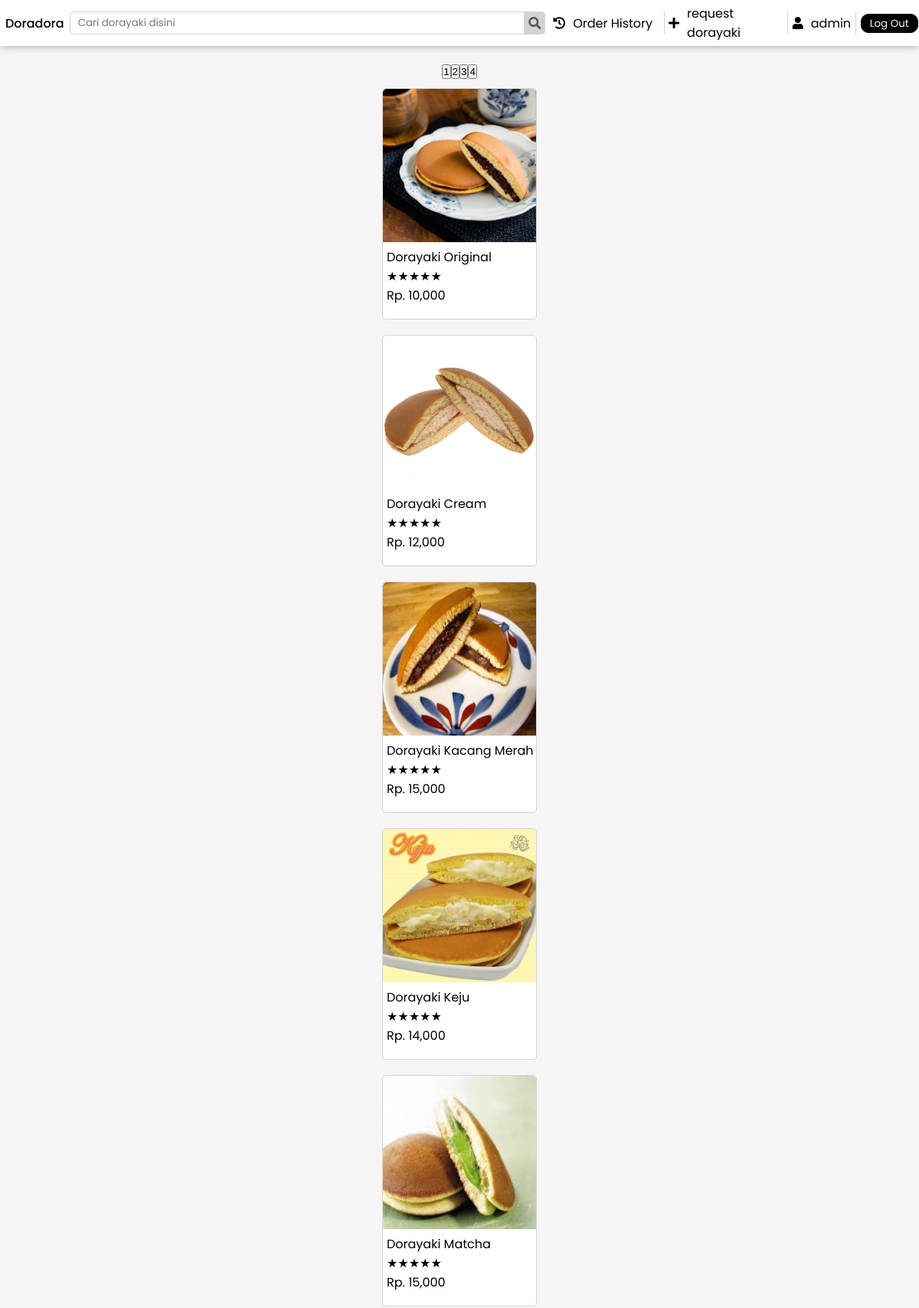
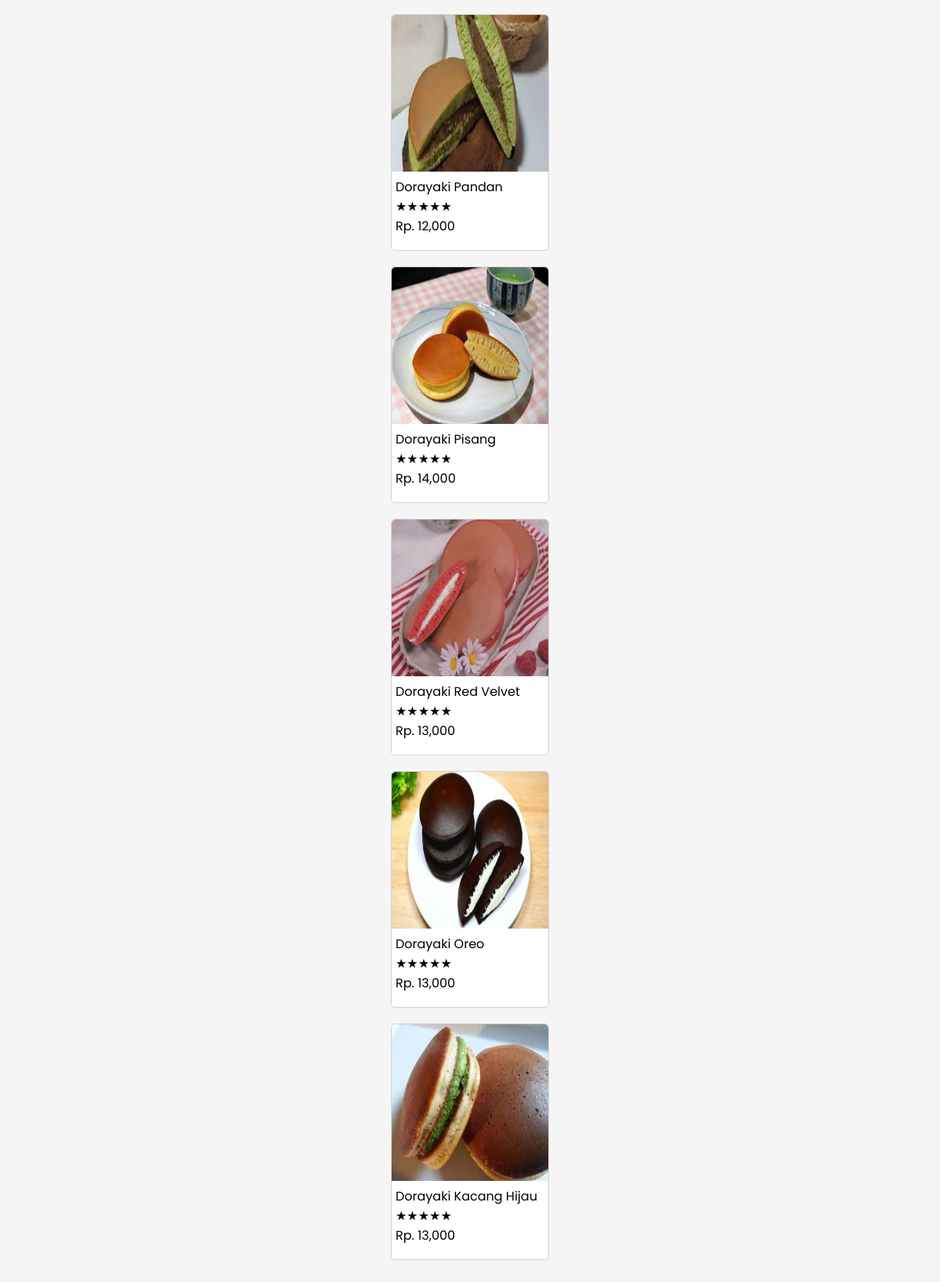
The page / (signed in) on the database its author committed (2 pictures, top to bottom).
### tables this page shows
CREATE TABLE "item" (
	"idItem"	TEXT NOT NULL,
	"namaItem"	TEXT NOT NULL,
	"deskripsi"	TEXT,
	"harga"	INTEGER NOT NULL,
	"stok"	INTEGER NOT NULL,
	"gambar"	BLOB NOT NULL,
	"available"	INTEGER NOT NULL DEFAULT 1
);

### check/db-index.php (called while the page is built, shortened)
<?php
function loadAllItem() {
    $db = new SQLite3($GLOBALS['db']);
    $query = $db->query("SELECT * FROM item a NATURAL JOIN (SELECT idItem FROM item_quantity GROUP BY idItem ORDER BY SUM(quantity) DESC) b;");
    $data = array();
    $query2 = $db->query("SELECT * FROM item a WHERE idItem NOT IN (SELECT idItem FROM item_quantity);");
    while ($row = $query2->fetchArray(SQLITE3_ASSOC)) {
        array_push($data, $row);
    }
    return $data;
}
function loadAllItemPagination($start, $perPage) {
    $db = new SQLite3($GLOBALS['db']);
    $query = $db->query("SELECT * FROM item a NATURAL JOIN (SELECT idItem FROM item_quantity GROUP BY idItem ORDER BY SUM(quantity) DESC) b;");
    $data = array();
    $query2 = $db->query("SELECT * FROM item a WHERE idItem NOT IN (SELECT idItem FROM item_quantity);");
    while ($row = $query2->fetchArray(SQLITE3_ASSOC)) {
        array_push($data, $row);
    }
    $paginationData = array();
    for ($i = $start; $i < $start + $perPage; $i++){
        if($i < count($data)){
            array_push($paginationData, $data[$i]);
        }
    }
    return $paginationData;
}
?>

### index.php (the view, shortened to what this page needs)
<?php
    require_once("./check/db-index.php");
    if (isset($_SESSION['isAdmin'])) {
        $isAdmin = $_SESSION['isAdmin'];
    } else {
        $isAdmin = -1;
    }
    $perPage = 10;
    $page = isset($_GET["halaman"]) ? (int)$_GET['halaman'] : 1;
    $start = ($page > 1) ? ($page * $perPage) - $perPage : 0;
    ?>
<!DOCTYPE html>
<html lang="en">
  <head>
    <link rel="stylesheet" href="https://cdnjs.cloudflare.com/ajax/libs/font-awesome/5.15.1/css/all.min.css" />
    <link rel="stylesheet" href="./css/header-user.css" />
    <link rel="stylesheet" href="./css/index.css" />
  </head>
  <body onload="renderHeader(<?= $isAdmin?>, 1)">
    <div class="header">
        <div class="header-brand" onclick="goToHomeFromHome()">
            Doradora
        </div>
        <div class="header-search">
            <form action="./pages/search-result.php" id="search-form" name="search-form" method="GET">
                <input type="text" name="search-query" placeholder="Cari dorayaki disini">
                <div class="search-icon" onclick="submitSearch()"><i class="fas fa-search"></i></div>
            </form>
        </div>
        <div id="header-user-admin"></div>
        <div class="header-user">
            <i class="fas fa-user"></i>
            <?php if (isset($_SESSION['username'])) {?>
                <p><?= $_SESSION['username'] ?></p>
            <?php } else { ?>
                <p>Guest</p>
            <?php } ?>
        </div>
        <div class="login-logout">
            <form method="POST">
                <?php if (isset($_SESSION['username'])) {?>
                    <input type='submit' name='logout-btn' id='logout-btn' value="Log Out"/>
                <?php } else { ?>
                    <input type='submit' name='login-btn' id='login-btn' value="Log In" />
                <?php } ?>
            </form>
        </div>
    </div>
    <div class="product-container">
        <div class="product">
            <?php
                require_once("./check/db-index.php");
                if ($isAdmin == 1) {
                    $itemArray_ = loadAllItem();
                    $itemArray = loadAllItemPagination($start, $perPage);
                    $total = count($itemArray_);
                    $pages = ceil($total/$perPage);
                }
                else{
                    $itemArray_ = loadAllAvailableItem();
                    $itemArray = loadAllAvailableItemPagination($start, $perPage);
                    $total = count($itemArray_);
                    $pages = ceil($total/$perPage);
                }
                ?>
                <div class="pagination">
                     <?php for($i = 1; $i <= $pages; $i++) {?>
                        <form method="GET">
                            <button type="submit" name="page-btn"><?= $i ?></button>
                        </form>
                        <?php }?>
                </div>
            <?php for($i = 0; $i < count($itemArray); $i++) {?>
                <form action="./pages/product-details.php" method="GET" name="itemForm" id="itemForm-<?=$i?>" class="itemForm">
                    <div class="product-card" onclick="submitData(<?=$i?>)">
                        <img src=<?= $itemArray[$i]["gambar"]?> alt="Gambar tidak tersedia.">
                        <p><?= $itemArray[$i]["namaItem"]?></p>
                        <p>★★★★★</p>
                        <p>Rp. <?= number_format($itemArray[$i]["harga"])?></p>
                    </div>
                </form>
            <?php } ?>
        </div>
    </div>
  </body>
</html>

### css/header-user.css (style rules this page uses)
*, *::before, *::after { margin: 0; padding: 0; }
body { font-family: "Poppins", sans-serif; background-color: whitesmoke; }
.header { display: flex; align-items: center; background-color: white; height: 60px; width: 100%; position: fixed; z-index: 999; box-shadow: 0 1px 10px -2px gray; }
.header-brand { cursor: pointer; font-weight: 500; width: 175px; text-align: center; }
.header-search { display: flex; align-items: center; justify-content: center; width: 100%; height: 30px; }
#search-form { display: inherit; align-items: inherit; justify-content: inherit; width: 100%; }
#search-form > input { outline: none; height: 28px; width: 100%; border: 1px solid lightgray; border-radius: 5px 0 0 5px; padding: 0 10px; font-family: "Poppins", sans-serif; margin: 0; }
.search-icon { background-color: lightgray; height: 30px; width: 30px; display: flex; align-items: center; justify-content: center; border-radius: 0 5px 5px 0; color: rgb(85, 85, 85); }
#header-user-admin { display: flex; height: 100%; align-items: center; }
.header-user, .header-history, .header-add-variant { display: flex; align-items: center; justify-content: center; background: linear-gradient(gray 0 0) bottom / var(--d, 0) 3px no-repeat; transition: 0.3s; height: 100%; cursor: pointer; width: 150px; }
.header-user > p, .header-history > p, .header-add-variant > p { margin-left: 10px; }
.login-logout { width: 150px; display: flex; align-items: center; justify-content: center; }
#login-btn, #logout-btn { outline: none; height: 25px; width: 75px; border-radius: 10px; border: 1px solid black; font-family: "Poppins", sans-serif; background-color: black; color: white; cursor: pointer; transition: 0.5; }

### css/index.css (style rules this page uses)
body { font-family: "Poppins", sans-serif; }
.product { display: flex; flex-wrap: wrap; justify-content: center; padding: 0px 400px 40px 400px; }
.product-card { height: 300px; width: 200px; background-color: white; margin: 10px; border-radius: 5px; cursor: pointer; border: 1px solid lightgray; }
.product-card > img { height: 200px; width: 200px; border-radius: 5px 5px 0 0; }
.product-card > p { margin-left: 5px; }
.pagination { width: 100%; display: flex; justify-content: center; padding-top: 80px; }

### rows shown on the page
item: gambar (picture), namaItem "Dorayaki Original", harga "10,000"
item: gambar (picture), namaItem "Dorayaki Cream", harga "12,000"
item: gambar (picture), namaItem "Dorayaki Kacang Merah", harga "15,000"
item: gambar (picture), namaItem "Dorayaki Keju", harga "14,000"
item: gambar (picture), namaItem "Dorayaki Matcha", harga "15,000"
item: gambar (picture), namaItem "Dorayaki Pandan", harga "12,000"
item: gambar (picture), namaItem "Dorayaki Pisang", harga "14,000"
item: gambar (picture), namaItem "Dorayaki Red Velvet", harga "13,000"
item: gambar (picture), namaItem "Dorayaki Oreo", harga "13,000"
item: gambar (picture), namaItem "Dorayaki Kacang Hijau", harga "13,000"

### other values the page prints
$_SESSION['username'] "admin"
